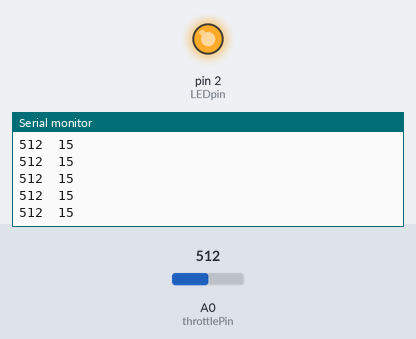
Simulated run of this sketch. Board: Arduino Uno, built with avr-gcc and run on an emulated ATmega328P. Parts: output pins drawn as LEDs (lit = HIGH), the last lines printed to the serial monitor. Inputs (shaded band) come from the test bench; at power-on: A0 (throttlePin) = 512. Pins used as bus, display or sensor lines are not drawn.

Above: at 1.2 s.
1.3 s: A0 (throttlePin) set to 986
At 2.2 s:
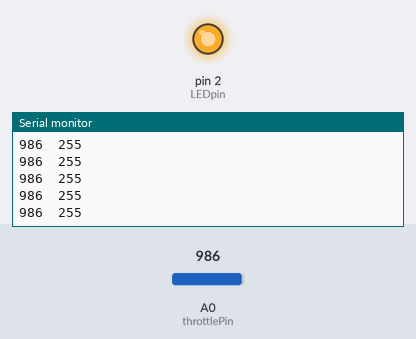
2.8 s: A0 (throttlePin) set to 1014
At 3.8 s:
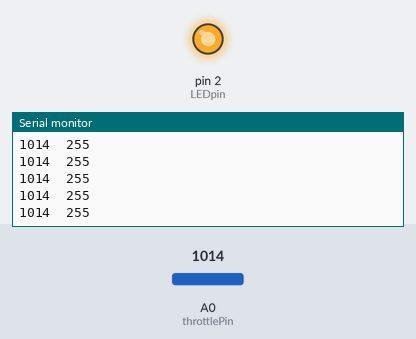
Timing chart, 0 to 5.8 s (numbered marks = the images above; inputs shaded):
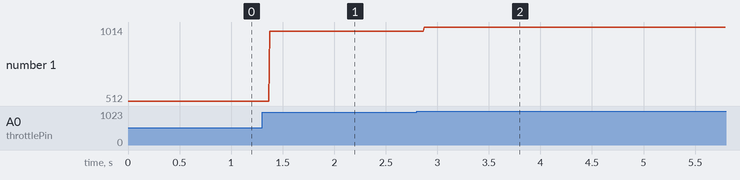

The sketch:

DigitalThrottle.ino
```cpp
/*
 * DigitalThrottle.ino
 *
 * An interface for the Leadrise Motor Controller which allows the use
 * of 0-5V throttles instead of requiring (more expensive) 5K throttles.
 *
 * We use a Microchip Technologies MCP4131-104E/P Digital Potentiometer
 * controlled by an Arduino to emulate the resistive throttle.
 *
 *
 * Pete Prodoehl <pete@2xlnetworks.com>
 *
 */


#include <SPI.h>


byte address = 0x00;
int CS = 10;
int throttlePin = 0;
int throttleVal = 0;
int resistVal = 0;

int LEDpin = 2;

int debug = 1;

void setup() {
  pinMode(CS, OUTPUT);
  SPI.begin();

  if (debug > 0) {
    Serial.begin(9600);
  }
  pinMode(LEDpin, OUTPUT);
  digitalWrite(LEDpin, HIGH);
}

void loop() {

  throttleVal = analogRead(throttlePin);
  resistVal = constrain(map(throttleVal, 500, 700, 0, 255), 0, 255);
  digitalPotWrite(resistVal);

  if (debug > 0) {
    Serial.print(throttleVal);
    Serial.print("\t");
    Serial.println(resistVal);
  }

}

int digitalPotWrite(int value) {
  digitalWrite(CS, LOW);
  SPI.transfer(address);
  SPI.transfer(value);
  digitalWrite(CS, HIGH);
}
```

Measured:
- after the input at 1.3 s, the serial monitor: prints a new line after 0.07 s (image 1)
- after the input at 2.8 s, the serial monitor: prints a new line after 0.07 s (image 2)
- plotted number 1: 512 → 986 after the input at 1.3 s, 986 → 1014 after the input at 2.8 s
